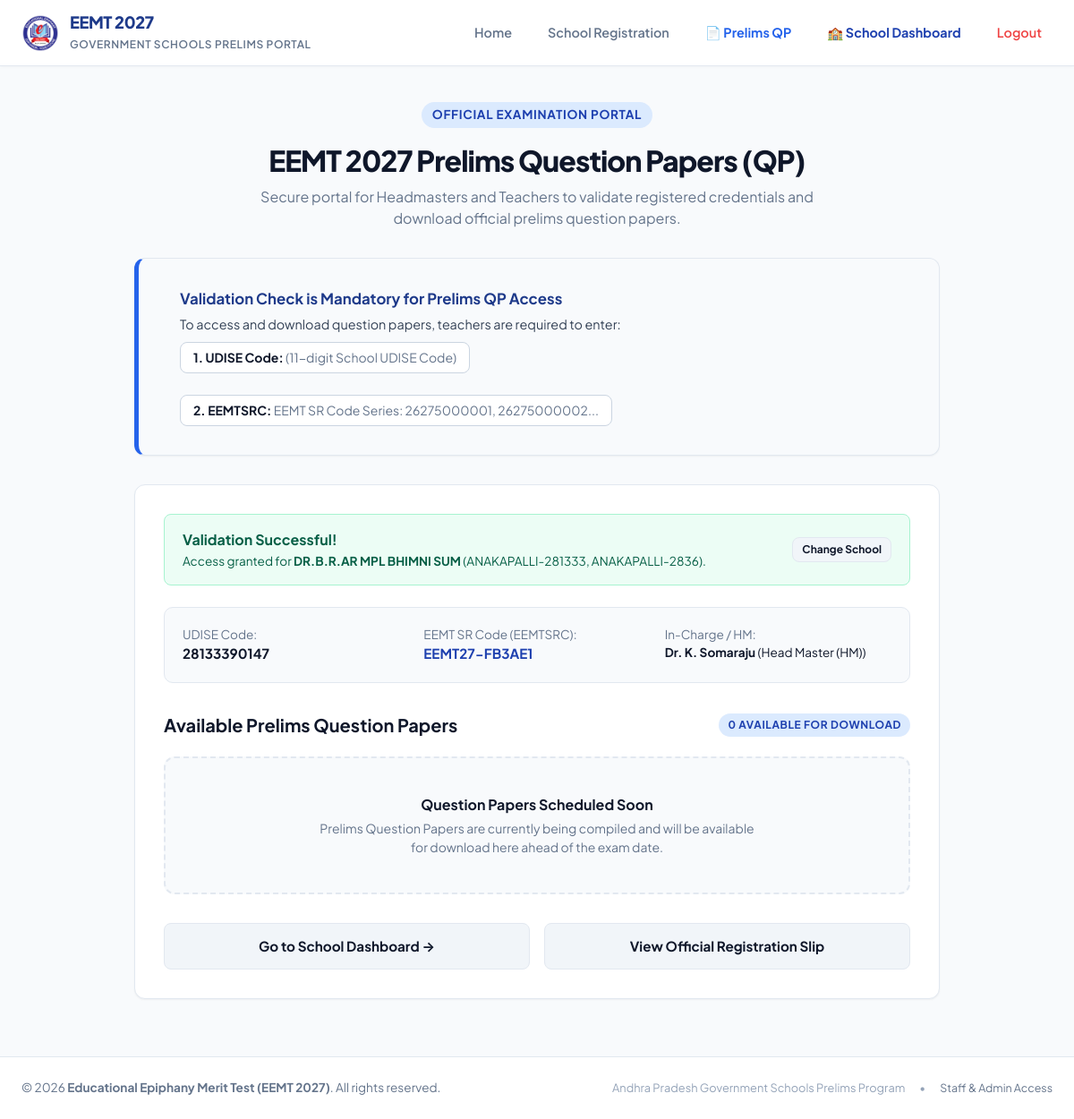
The page /prelims_qp.php?udise=28133390147&eemtsrc=EEMT27-FB3AE1 on the database as committed earlier.
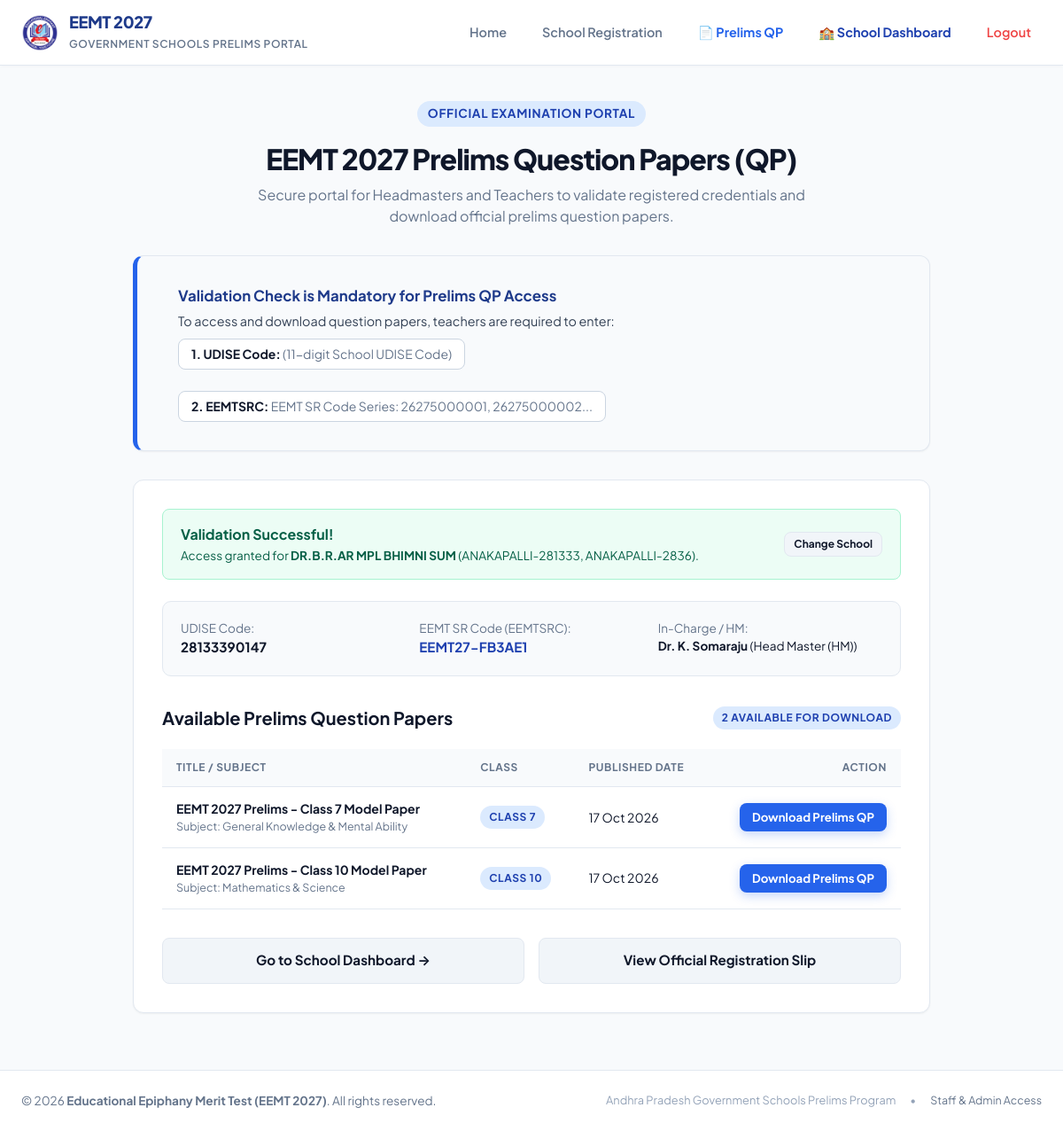
The same page on the database as committed later.
### tables this page shows
CREATE TABLE school_registrations_2027 (
            id INTEGER PRIMARY KEY AUTOINCREMENT,
            reference_id TEXT NOT NULL UNIQUE,
            school_id INTEGER NULL,
            district TEXT NOT NULL,
            mandal TEXT NOT NULL,
            school_name TEXT NOT NULL,
            unique_code TEXT NOT NULL,
            contact_person TEXT NOT NULL,
            designation TEXT NOT NULL,
            mobile TEXT NOT NULL,
            email TEXT NOT NULL,
            ip_address TEXT NULL,
            status TEXT DEFAULT 'submitted',
            created_at TEXT DEFAULT CURRENT_TIMESTAMP
        );

CREATE TABLE question_papers (
            id INTEGER PRIMARY KEY AUTOINCREMENT,
            title TEXT NOT NULL,
            class TEXT NOT NULL,
            subject TEXT DEFAULT 'General',
            file_path TEXT NOT NULL,
            file_size INTEGER DEFAULT 0,
            is_published INTEGER DEFAULT 0,
            published_at TEXT NULL,
            uploaded_by TEXT NULL,
            created_at TEXT DEFAULT CURRENT_TIMESTAMP
        );

### prelims_qp.php (the view, shortened to what the rows shown need)
<?php
$pdo = getDB();
$validatedSchool = null;
$questionPapers = [];
$udiseInput = strtoupper(trim($_GET['udise'] ?? $_POST['udise_code'] ?? ''));
$eemtsrcInput = strtoupper(trim($_GET['eemtsrc'] ?? $_POST['eemtsrc'] ?? ''));
if (($_SERVER['REQUEST_METHOD'] === 'POST' && isset($_POST['validate_qp'])) || (!empty($udiseInput) && !empty($eemtsrcInput))) {
    if (!$udiseInput || !$eemtsrcInput) {
        $error = "Validation check is mandatory. Please enter both your School UDISE Code and EEMTSRC (EEMT School Registration Code).";
    } else {
        $stmt = $pdo->prepare("
            SELECT sr.*, sm.unique_code AS master_udise
            FROM school_registrations_2027 sr
            LEFT JOIN schools_master sm ON sr.school_id = sm.id
            WHERE sr.reference_id = ? AND (sr.unique_code = ? OR sm.unique_code = ?)
        ");
        $stmt->execute([$eemtsrcInput, $udiseInput, $udiseInput]);
        $validatedSchool = $stmt->fetch();
        if ($validatedSchool) {
            $qpStmt = $pdo->prepare("SELECT * FROM question_papers WHERE is_published = 1 ORDER BY id DESC");
            $qpStmt->execute();
            $questionPapers = $qpStmt->fetchAll();
        } else {
            $error = "Validation Failed: The entered UDISE Code and EEMT School Registration Code (EEMTSRC) do not match school records. Please check your credentials.";
        }
    }
}
require_once __DIR__ . '/includes/header.php';
?>
<div class="page-header" style="max-width: 900px; margin: 0 auto 2rem;">
    <h2 class="page-title" style="font-size: 2rem; font-weight: 800;">
        EEMT 2027 Prelims Question Papers (QP)
    </h2>
</div>
<div class="card" style="max-width: 900px; margin: 0 auto;">
    <?php if (!$validatedSchool): ?>
        <div class="card-title" style="font-size: 1.15rem; margin-bottom: 1.25rem;">
            <span>Enter Teacher / School Credentials</span>
        </div>
        <form method="POST" action="prelims_qp.php">
            <div class="form-grid">
                <div class="form-group">
                    <label class="form-label" for="udise_code">
                        1. School UDISE Code <span class="required">*</span>
                    </label>
                    <input type="text" id="udise_code" name="udise_code" class="form-control"
                        placeholder="11-digit UDISE Code (e.g. 28142500311)"
                        value="<?php echo htmlspecialchars($udiseInput); ?>" required autocomplete="off"
                        style="font-size: 1rem; font-weight: 600;">
                    <div class="form-hint">Official 11-digit school UDISE code as per Government records.</div>
                </div>
                <div class="form-group">
                    <label class="form-label" for="eemtsrc">
                        2. EEMTSRC (EEMT School Registration Code) <span class="required">*</span>
                    </label>
                    <input type="text" id="eemtsrc" name="eemtsrc" class="form-control" placeholder="e.g. 26275000001"
                        value="<?php echo htmlspecialchars($eemtsrcInput); ?>" required autocomplete="off"
                        style="font-size: 1rem; font-weight: 600;">
                    <div class="form-hint">Generated upon successful registration (Series:
                        <code>26275000001, 26275000002...</code>).
                    </div>
                </div>
            </div>
            <div style="margin-top: 1.5rem;">
                <button type="submit" name="validate_qp" class="btn btn-primary btn-block"
                    style="padding: 0.95rem; font-size: 1.05rem;">
                    Validate & Access Prelims Question Papers &rarr;
                </button>
            </div>
            <div style="text-align: center; margin-top: 1.25rem; font-size: 0.85rem; color: var(--text-muted);">
                School not registered yet? <a href="register.php" style="color: var(--primary); font-weight: 700;">Complete
                    School Prelims Registration</a>
            </div>
        </form>
    <?php else: ?>
        <div class="alert alert-success"
            style="margin-bottom: 1.5rem; display: flex; justify-content: space-between; align-items: center; flex-wrap: wrap; gap: 1rem;">
            <div>
                <strong style="font-size: 1rem;">Validation Successful!</strong>
                <div style="font-size: 0.85rem; margin-top: 2px;">
                    Access granted for <strong><?php echo htmlspecialchars($validatedSchool['school_name']); ?></strong>
                    (<?php echo htmlspecialchars($validatedSchool['mandal']); ?>,
                    <?php echo htmlspecialchars($validatedSchool['district']); ?>).
                </div>
            </div>
            <a href="prelims_qp.php" class="btn btn-secondary" style="padding: 4px 10px; font-size: 0.75rem;">
                Change School
            </a>
        </div>
        <div
            style="background: #f8fafc; border: 1px solid var(--border); border-radius: 10px; padding: 1.25rem; margin-bottom: 2rem;">
            <div
                style="display: grid; grid-template-columns: repeat(auto-fit, minmax(200px, 1fr)); gap: 1rem; font-size: 0.85rem;">
                <div>
                    <span style="color: var(--text-muted); display: block;">UDISE Code:</span>
                    <code
                        style="font-weight: 700; font-size: 0.95rem;"><?php echo htmlspecialchars($validatedSchool['unique_code']); ?></code>
                </div>
                <div>
                    <span style="color: var(--text-muted); display: block;">EEMT SR Code (EEMTSRC):</span>
                    <strong
                        style="color: #1e40af; font-size: 0.95rem;"><?php echo htmlspecialchars($validatedSchool['reference_id']); ?></strong>
                </div>
                <div>
                    <span style="color: var(--text-muted); display: block;">In-Charge / HM:</span>
                    <strong><?php echo htmlspecialchars($validatedSchool['contact_person']); ?></strong>
                    (<?php echo htmlspecialchars($validatedSchool['designation']); ?>)
                </div>
            </div>
        </div>
        <div class="card-title" style="justify-content: space-between; flex-wrap: wrap;">
            <div style="display: flex; align-items: center; gap: 8px;">
                <span>Available Prelims Question Papers</span>
            </div>
            <span class="badge badge-primary"><?php echo count($questionPapers); ?> Available for Download</span>
        </div>
        <?php if (empty($questionPapers)): ?>
            <div
                style="background: #f8fafc; border: 2px dashed var(--border); border-radius: 12px; padding: 2.5rem; text-align: center;">
                <h4 style="color: var(--secondary); margin-bottom: 0.25rem;">Question Papers Scheduled Soon</h4>
                <p style="color: var(--text-muted); font-size: 0.875rem; max-width: 500px; margin: 0 auto;">
                    Prelims Question Papers are currently being compiled and will be available for download here ahead of the
                    exam date.
                </p>
            </div>
        <?php else: ?>
            <div class="table-responsive">
                <table class="data-table">
                    <thead>
                        <tr>
                            <th>Title / Subject</th>
                            <th>Class</th>
                            <th>Published Date</th>
                            <th style="text-align: right;">Action</th>
                        </tr>
                    </thead>
                    <tbody>
                        <?php foreach ($questionPapers as $qp): ?>
                            <tr>
                                <td>
                                    <strong><?php echo htmlspecialchars($qp['title']); ?></strong>
                                    <div style="font-size: 0.78rem; color: var(--text-muted);">
                                        Subject: <?php echo htmlspecialchars($qp['subject']); ?>
                                    </div>
                                </td>
                                <td>
                                    <span class="badge badge-primary"><?php echo htmlspecialchars($qp['class']); ?></span>
                                </td>
                                <td>
                                    <?php echo htmlspecialchars(date('d M Y', strtotime($qp['published_at'] ?? $qp['created_at']))); ?>
                                </td>
                                <td style="text-align: right;">
                                    <a href="school/download_paper.php?id=<?php echo (int) $qp['id']; ?>" class="btn btn-primary"
                                        style="padding: 6px 14px; font-size: 0.825rem;">
                                        Download Prelims QP
                                    </a>
                                </td>
                            </tr>
                        <?php endforeach; ?>
                    </tbody>
                </table>
            </div>
        <?php endif; ?>
        <div style="margin-top: 2rem; display: flex; gap: 1rem; flex-wrap: wrap;">
            <a href="school/dashboard.php" class="btn btn-secondary" style="flex: 1; text-align: center;">
                Go to School Dashboard &rarr;
            </a>
            <a href="register_success.php?ref=<?php echo urlencode($validatedSchool['reference_id']); ?>" target="_blank"
                class="btn btn-secondary" style="flex: 1; text-align: center;">
                View Official Registration Slip
            </a>
        </div>
    <?php endif; ?>
</div>
<?php require_once __DIR__ . '/includes/footer.php'; ?>

Rows that differ between the two databases and show on the page:
added question_papers: title "EEMT 2027 Prelims - Class 7 Model Paper", subject "General Knowledge & Mental Ability", class "CLASS 7", published_at "17 Oct 2026"
now on this page (row edited): question_papers: title "EEMT 2027 Prelims - Class 10 Model Paper", subject "Mathematics & Science", class "CLASS 10", published_at "17 Oct 2026"
Other text that changed with them:
count($questionPapers): "0" → "2"
text no longer shown: "Question Papers Scheduled Soon Prelims Question Papers are currently being compiled and will be available for download here ahead of the exam date."
text now shown: "TITLE / SUBJECT CLASS PUBLISHED DATE ACTION"
